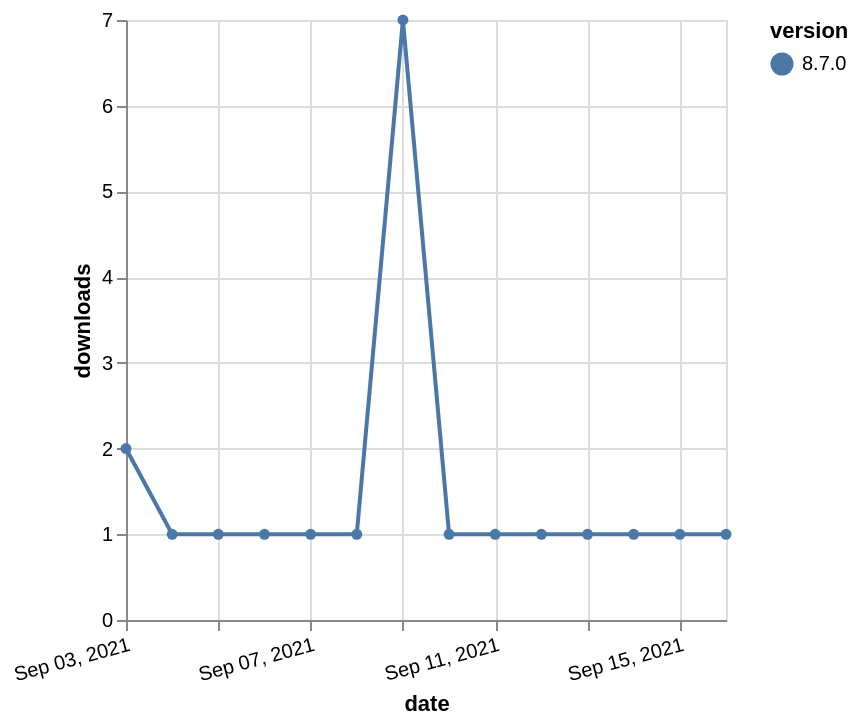

This figure's Vega-Lite source:
### Vega-Lite specification from a JSON file in a GitHub repository (floating-point values rounded to 4 significant figures)
{"$schema": "https://vega.github.io/schema/vega-lite/v5.json", "description": "A simple bar chart with embedded data.", "data": {"values": [{"date": "2021-09-03", "total": 518, "delta": 2, "version": "8.7.0"}, {"date": "2021-09-04", "total": 519, "delta": 1, "version": "8.7.0"}, {"date": "2021-09-05", "total": 520, "delta": 1, "version": "8.7.0"}, {"date": "2021-09-06", "total": 521, "delta": 1, "version": "8.7.0"}, {"date": "2021-09-07", "total": 522, "delta": 1, "version": "8.7.0"}, {"date": "2021-09-08", "total": 523, "delta": 1, "version": "8.7.0"}, {"date": "2021-09-09", "total": 530, "delta": 7, "version": "8.7.0"}, {"date": "2021-09-10", "total": 531, "delta": 1, "version": "8.7.0"}, {"date": "2021-09-11", "total": 532, "delta": 1, "version": "8.7.0"}, {"date": "2021-09-12", "total": 533, "delta": 1, "version": "8.7.0"}, {"date": "2021-09-13", "total": 534, "delta": 1, "version": "8.7.0"}, {"date": "2021-09-14", "total": 535, "delta": 1, "version": "8.7.0"}, {"date": "2021-09-15", "total": 536, "delta": 1, "version": "8.7.0"}, {"date": "2021-09-16", "total": 537, "delta": 1, "version": "8.7.0"}]}, "width": "container", "mark": {"type": "line", "point": {"filled": true}}, "encoding": {"x": {"field": "date", "type": "temporal", "timeUnit": "yearmonthdate", "title": "date", "axis": {"labelAngle": -15}}, "y": {"field": "delta", "type": "quantitative", "title": "downloads"}, "color": {"field": "version", "type": "nominal"}, "tooltip": {"field": "delta"}}}
